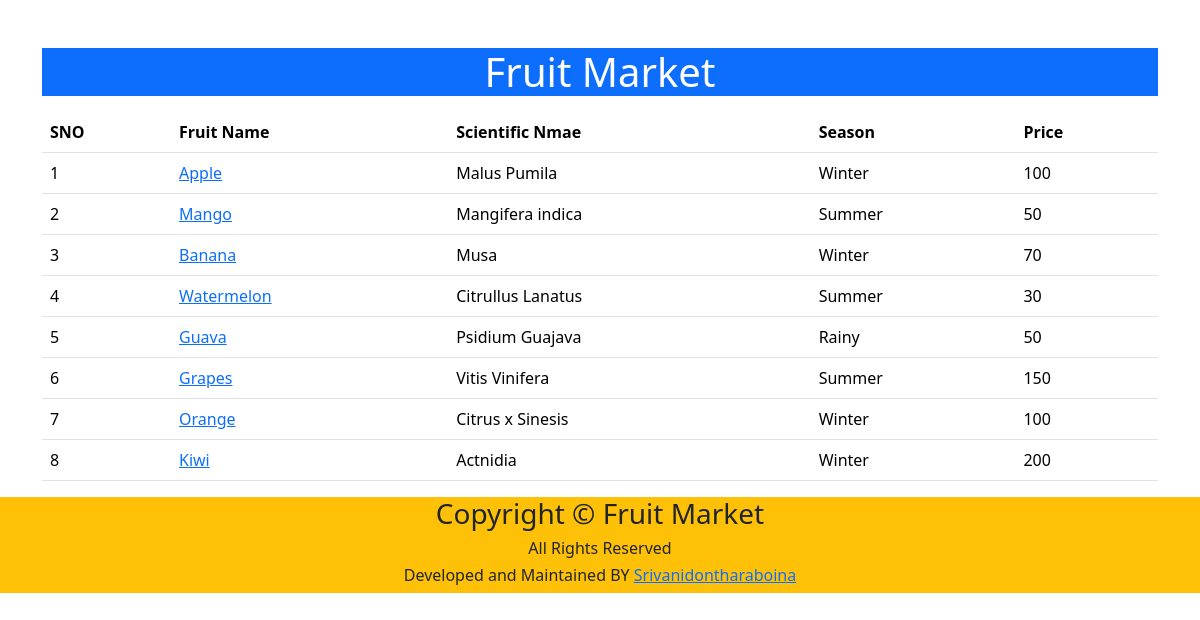
The page / on the database its author committed.
### Market/models.py (models this page shows, shortened)
class Fruit(models.Model):
    fruit_name=models.CharField(max_length=50)
    scientific_name=models.CharField(max_length=50)
    photo=models.ImageField(upload_to='images')
    season=models.CharField(max_length=50)
    price=models.CharField(max_length=3)

### Fruit/views.py (the view)
# urls.py: 2. Add a URL to urlpatterns:  path('', views.home, name='home')
def home(request):
    fruits=Fruit.objects.all()
    context={
        'fruits':fruits,
    }
    return render(request,'home.html',context)

### templates/home.html (shortened to what this page needs)
<!DOCTYPE html>
<html lang="en">
<head>
    <link href="https://cdn.jsdelivr.net/npm/bootstrap@5.3.3/dist/css/bootstrap.min.css" rel="stylesheet">
</head>
<body>
    <div class="container mt-5">
        <h1 class="text-center text-white bg-primary">Fruit Market</h1>
        <table class="table table-hover mt-3">
            <thead>
                <tr>
                    <th>SNO</th>
                    <th>Fruit Name</th>
                    <th>Scientific Nmae</th>
                    <th>Season</th>
                    <th>Price</th>
                </tr>
            </thead>
            <tbody>
                {% for x in fruits %}
                <tr>
                    <td>{{forloop.counter}}</td>
                    <td><a href="{% url 'fruit_detail' x.id %}">{{x.fruit_name}}</td>
                    <td>{{x.scientific_name}}</td>
                    <td>{{x.season}}</td>
                    <td>{{x.price}}</td>
                </tr>
                {% endfor %}
            </tbody>
        </table>
    </div>
    <footer class="text-center bg-warning">
        <div>
            <div class="row">
                <div class="col">
                    <h3>Copyright &copy; Fruit Market</h3>
                    <h6>All Rights Reserved</h6>
                    <h6>Developed and Maintained BY <a href=Srivanidontharaboina>Srivanidontharaboina</a></h6>
                </div>
            </div>
        </div>
    </footer>
</body>
</html>

### rows shown on the page
Fruit: fruit_name "Apple", scientific_name "Malus Pumila", season "Winter", price "100"
Fruit: fruit_name "Mango", scientific_name "Mangifera indica", season "Summer", price "50"
Fruit: fruit_name "Banana", scientific_name "Musa", season "Winter", price "70"
Fruit: fruit_name "Watermelon", scientific_name "Citrullus Lanatus", season "Summer", price "30"
Fruit: fruit_name "Guava", scientific_name "Psidium Guajava", season "Rainy", price "50"
Fruit: fruit_name "Grapes", scientific_name "Vitis Vinifera", season "Summer", price "150"
Fruit: fruit_name "Orange", scientific_name "Citrus x Sinesis", season "Winter", price "100"
Fruit: fruit_name "Kiwi", scientific_name "Actnidia", season "Winter", price "200"
